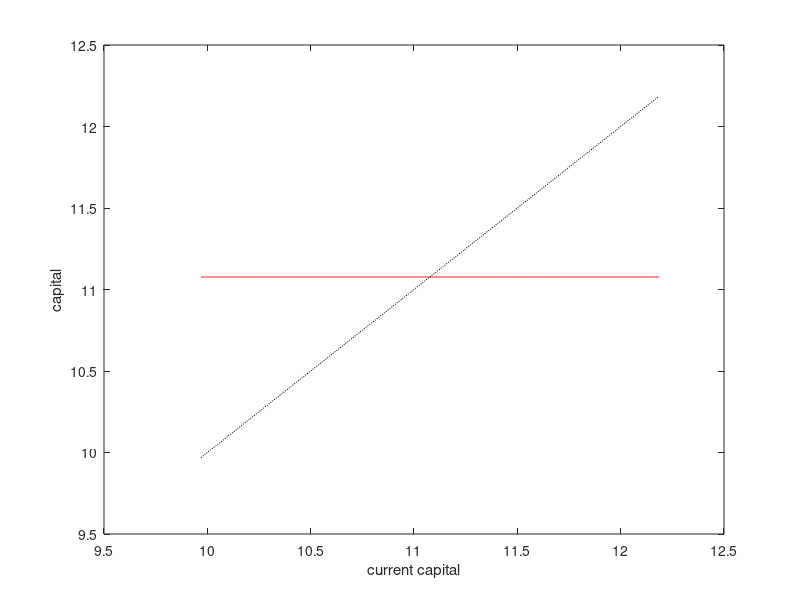

Source code (MATLAB): (Note: this script raises an error after producing the figure.)
% r cooper 
% January 1997, modified 5/21/2001, 10/29/02, may 08, june 2011
% value function iteration for
% simple non-stochastic growth model

% here grow.out is a diary which records aspects of the program
clear ;% this clears variables from the workspace
%clf; % this clears the figures

%!del grow.out
%diary grow.out;  % this records the output to the screen


% Section 1: Functional Forms

% the model is the simple growth model  
% preferences: u(c)=c to the power of (1-sigma) over (1-sigma)
% beta is the discount factor
% delta is the rate of capital depreciation
% the production function is: k to the power of alpha

% Section 2

% Basic Parameters

% here you have a choice of using the built in choices or others

% this input command is used to input data from the keyboard
% you can change the baseline here or even get rid of this input by commenting it out using 
% a "%" at the start of the line.

%parms=input('do you want the baseline? no=0, y=1 ');
parms=1;
if parms==1;
     sigma=0;
     beta=.9;
     alpha=.75;
     delta=0.3;
else

% utility parameters
sigma=input('what is the value of u curvature? (1 is log)');
beta= input('what is the value of the discount rate?');

% technology

alpha=input('what is alpha (xikk in kpr)?(.3)');
delta=input('what is the rate of depreciation?');

end


% Section 3: Spaces

% here you need to specify the space that the capital stock lives in
% you must make an educated guess here so that the capital stock space
% includes the steady state



% input the size of the state space
% this will be the number of points in the grid

%N=input('what is the size of the state space for capital?(100)');

N=500;

% determine the steady state capital stock 
% so here Kstar is something we solved for analytically

Kstar=(((1/(alpha*beta))-((1-delta)/alpha)))^(1/(alpha-1));

% put in bounds here for the capital stock space
% you may want to adjust these bounds 

Klo=Kstar*.9;
%Klo=0.3*Kstar;
Khi=Kstar*1.1;
step=(Khi-Klo)/N;

% now construct the state space using the step starting with Klo and
% ending with Khi.  by construction, the state space includes Kstar

% now create the state space as a row vector
% look up this stuff in matlab so you know how to create vectors, matrices etc.
K=Klo:step:Khi;

% n is the true length of the state space

n=length(K);


% Section 4: VALUE FUNCTION ITERATION
% this section has two parts. first we obtain an initial guess of the value
% function from the single period problem. 


% Second we start the value function iteration routine.


% some initial matrices

% From the production function, Kalpha is the vector of output levels
Kalpha=K.^alpha;

% ytot is then total output available
ytot=Kalpha+(1-delta)*K;

% create a column of n ones 
colones=ones(n,1);

% create an nxn matrix here
s = colones*ytot;

% now take the transpose
S=s';

% each column of S is ytot
% we created all of this so we can work with matrices and avoid loops

% first guess of the value function

% here describe the level of utility associated with each element of the
% matrix S.  we use this below as our first guess for the dynamic programming
% problem.

% that is this is our initial guess on V

if sigma==1
V=log(S);
else
V=S.^(1-sigma)/(1-sigma);
end

% calculate investment here; I plays the role of the future capital stock
% this isn't great notation so be careful here....

rowones= colones';
% so I here is matrix where each column is K
I = K'*rowones;
% here J is a matrix where each row is K
J= colones*K;

% consumption: the flow of output plus undepreciated capital less investment
% you may want to work this out to see that it is correct using the matrices

C = (J.^alpha)-I +(1-delta)*J;

% current utility, current state as cols, future capital as rows
if sigma==1
U=log(C);
else
U=(C.^(1-sigma))/(1-sigma);
end
negc=find(C<0);
U(negc)=-1e50;

% create the first iterate of the payoffs to the dynamic problem
% using the U just constructed and V as described above

r = U + beta*V;

%keyboard
% this returns the max over the rows for each column so that we are 
% effectively choosing next periods capital (row) 
% for each value of today's capital (column)

V=max(r);


% Iterations: using this first guess at V iterate 

%T=input('maximal number of iterations (100)');
T=100;
% here we set our tolerance for convergence; 
%play with this to see how the results depend on tolerance

toler=.001;

% now keep doing the code from above as we loop and loop and..

% here T is the maximal number of iterations
tic
for j=1:T;
    
% use the last iteration to create a matrix of future values
% where the future capital stock is a row

% work carefully through these matrices!

% use the guess on V here to construct the matrix of payoffs
w=ones(n,1)*V;
q=w';


% consumption
%C = (J.^alpha)-I+(1-delta)*J; % you don't need this since this is set above; 
% it is here just to help you keep track 

% current utility, current state as cols, future capital as rows, given A
% if sigma==1
% U=log(C);
% else
% U=(C.^(1-sigma))/(1-sigma);
% end

% this is where q which came from w which came from V comes back in
r = U + beta*q;

v=max(r);


%  now calculate the difference between the last (V) and current (v)
% guesses of the value functions

diff=(V-v)./V;

% test for diff significant difference

if abs(diff) <= toler
   break
else
% so here if the diff exceeds the tolerance, then do a replacement
% and go back to the top of the loop
     V=v;
end
end
j
toc
% now that the program has converged.  You will have 
% the vector of values explicity: this is v.
% in addition, you want to know the policy vector


% use the max operator (check the Matlab book) to figure out which row was chosen for each
% level of the capital stock
[R,m]=max(r);

% now build a vector for future capital using the m-vector.
Kprime=[];

% now loop through the m-vector using the I matrix

for i=1:n
inv=I(m(i),i);
Kprime=[Kprime inv];
end

doplot=1;
if doplot==1
% here we plot the policy function against the 45 degree line
figure(1)
plot(K,Kprime,'r-');
hold on;
plot(K,K,'k:');% so now we have a nice 45 degree line
xlabel('current capital')
ylabel('capital')
legend('policy function','current capital',0)

% use this plot to look for steady state and investment patterns
figure(2)
plot(K,Kprime-K)
xlabel('current capital')
ylabel('net investment' )
% this command will plot the index of the policy function
%plot(m); % 
end
% simulation of transition dynamics
%transon=input('do you want to simulate the transition dynamics?y=1,n=0');
transon=0;
if transon==1
   P=100; % arbitrary length for transition path
   capind=ones(1,P)*8;
   captran=ones(1,P)*7;
   capind(1)=(3); % arbitrary starting point in terms of the index
   captran(1)= K(capind(1));
   for t=2:P
   capind(t)=(m(capind(t-1)));% so follow evolution in index space   
   captran(t)=K(capind(t)); % follow evoluation in capital space
	end
end
%olson=input('do you want to do ols of V(K)?y=1, n=0')
olson=0;
if olson==1
constant=ones(length(K),1);
data=[V' constant K'];
ols4(data,3)
end
disp('the program has now ended')
